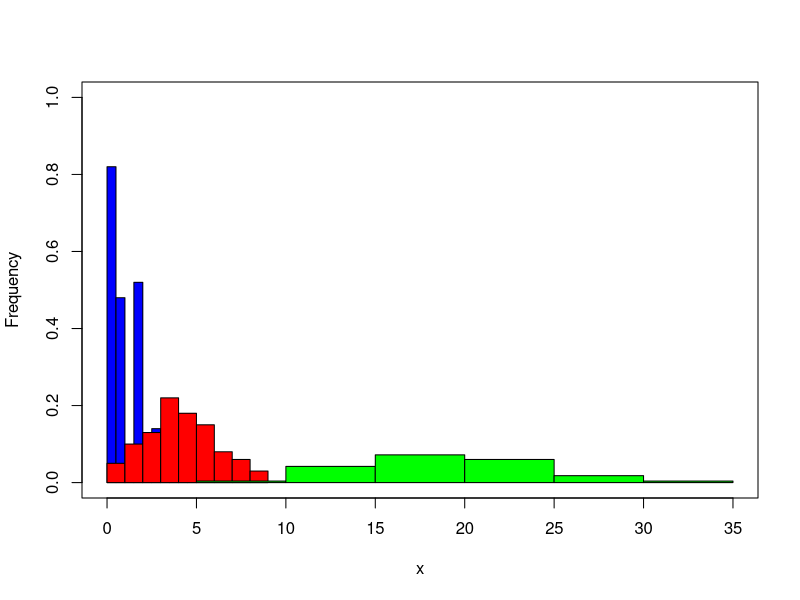
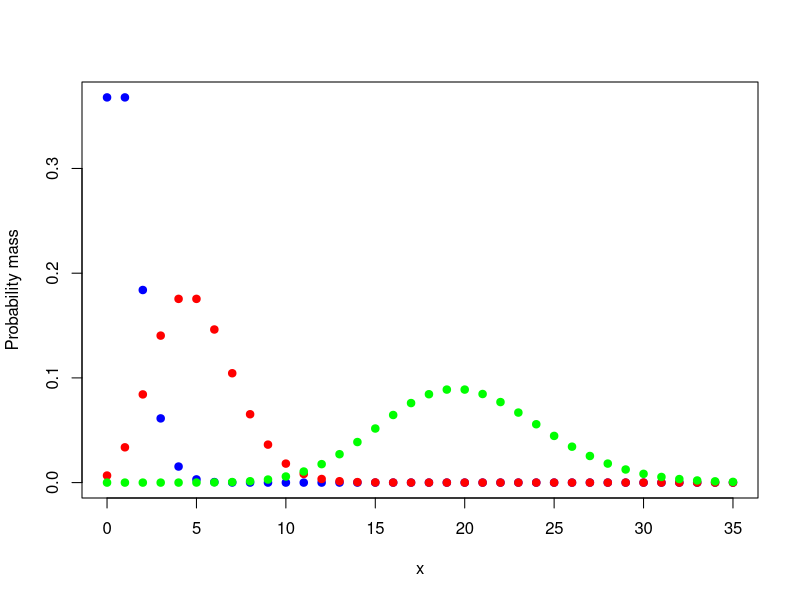
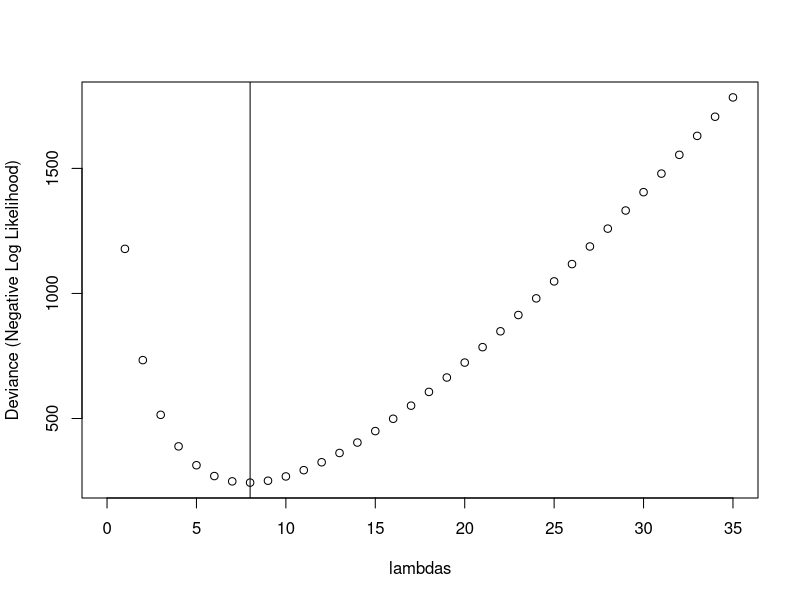

These charts were generated, in order, by the following R code:
## ---- chunk 1
rpois(n=100, lambda=1)
## ---- chunk 2
  plot(c(0,35), c(0,1), type="n",
       xlab="x", ylab="Frequency")
  
  hist(rpois(n=100, lambda=1), add=T, freq=FALSE, col="blue")
  hist(rpois(n=100, lambda=5), add=T, freq=FALSE, col="red")
  hist(rpois(n=100, lambda=20), add=T, freq=FALSE, col="green")
## ---- chunk 3
  plot(0:35, dpois(0:35, lambda=1), 
       col="blue", pch=19, 
       ylab="Probability mass",
       xlab="x")
  points(0:35, dpois(0:35, lambda=5), col="red", pch=19)
  points(0:35, dpois(0:35, lambda=20), col="green", pch=19)
## ---- chunk 4
x <- rpois(n=100, lambda=8)
x
## ---- chunk 5
  deviance.function <- function(x, lambda)
  {
    LL <- dpois(x, lambda, log=TRUE) # the log likelihood
    deviance <- -sum(LL)
    return(deviance)
  }
## ---- chunk 6
  deviance.function(x, lambda=10)
## ---- chunk 7
  lambdas <- 0:35
  deviances <- numeric(36) # empty numeric vector
  
  for(i in 1:36)
  {
    deviances[i] <- deviance.function(x, lambdas[i])  
  }
## ---- chunk 8
  deviances
## ---- chunk 9
MLE <- lambdas[which.min(deviances)] 
MLE
## ---- chunk 10
plot(lambdas, deviances, ylab="Deviance (Negative Log Likelihood)")
abline(v=MLE)
